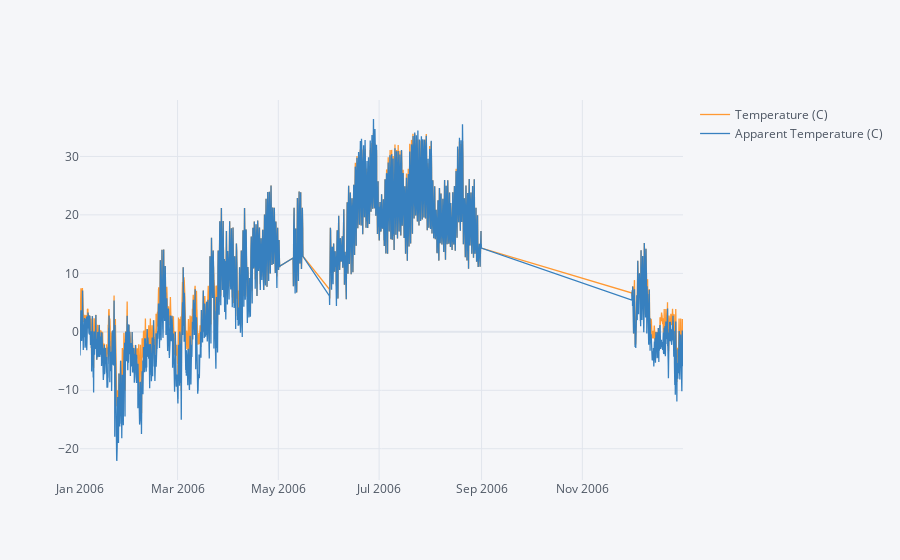

Notebook code for this chart:
### Code cell
df1.iplot(y=['Temperature (C)','Apparent Temperature (C)']);

### Figure 1 — Plotly figure (JSON) as saved in the notebook; plotly's stock layout.template omitted (floating-point values rounded to 4 significant figures; data arrays with more than 128 entries replaced by an {"elided": "..."} marker saying what was removed)
{"data": [{"line": {"color": "rgba(255, 153, 51, 1.0)", "dash": "solid", "shape": "linear", "width": 1.3}, "mode": "lines", "name": "Temperature (C)", "text": "", "type": "scatter", "x": {"elided": "5999 str values"}, "y": {"elided": "5999 float values"}}, {"line": {"color": "rgba(55, 128, 191, 1.0)", "dash": "solid", "shape": "linear", "width": 1.3}, "mode": "lines", "name": "Apparent Temperature (C)", "text": "", "type": "scatter", "x": {"elided": "5999 str values"}, "y": {"elided": "5999 float values"}}], "layout": {"autosize": true, "legend": {"bgcolor": "#F5F6F9", "font": {"color": "#4D5663"}}, "paper_bgcolor": "#F5F6F9", "plot_bgcolor": "#F5F6F9", "title": {"font": {"color": "#4D5663"}}, "xaxis": {"autorange": true, "gridcolor": "#E1E5ED", "range": ["2005-12-31 23:00", "2006-12-31 22:00"], "showgrid": true, "tickfont": {"color": "#4D5663"}, "title": {"font": {"color": "#4D5663"}, "text": ""}, "type": "date", "zerolinecolor": "#E1E5ED"}, "yaxis": {"autorange": true, "gridcolor": "#E1E5ED", "range": [-25.34, 39.65], "showgrid": true, "tickfont": {"color": "#4D5663"}, "title": {"font": {"color": "#4D5663"}, "text": ""}, "type": "linear", "zerolinecolor": "#E1E5ED"}}}
